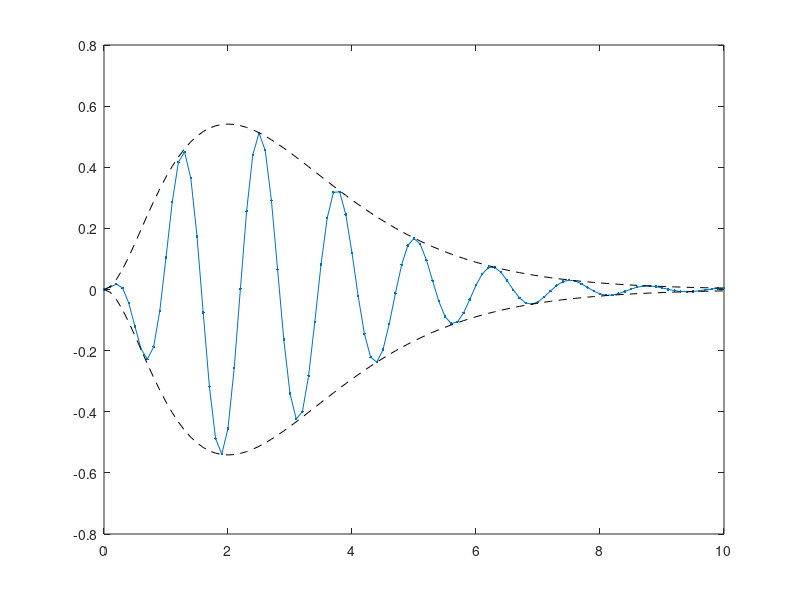

Reproduce this figure in MATLAB.
t = 0:0.1:10;
x = t.^2.*exp(-t).*cos(5*t);
y = t.^2.*exp(-t);
z = -t.^2.*exp(-t);
figure;
plot(t,x,'.-',t,y,'--k',t,z,'--k');
